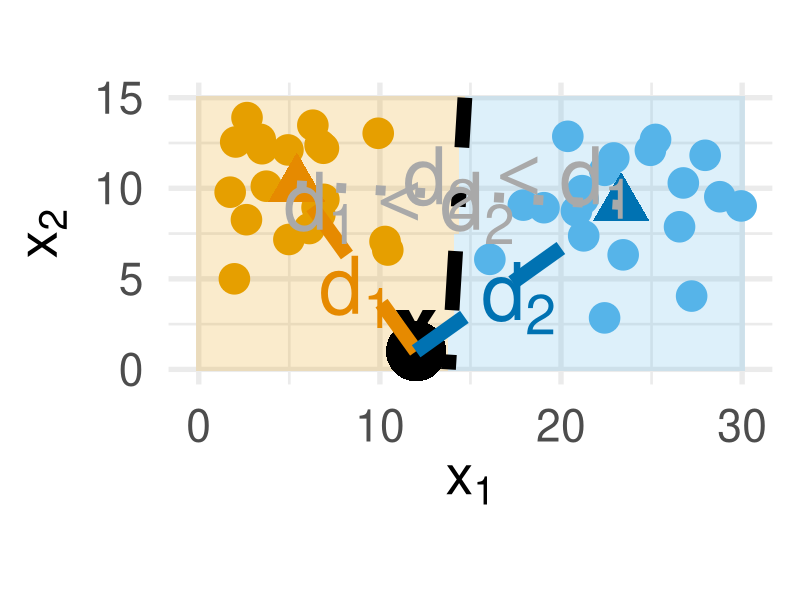
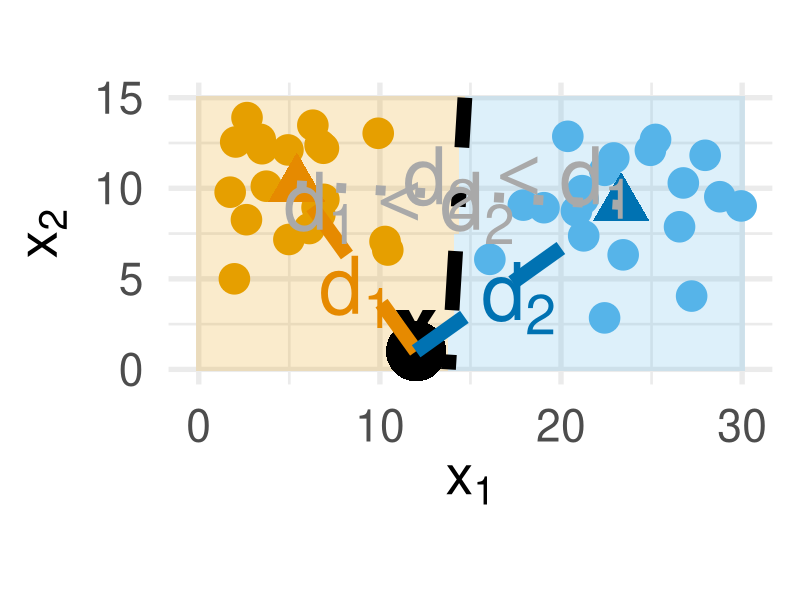

Source code (R) for these figures, in order:
# goal here is to visualize a nearest centroid classifier and its contour (Euclidian distance)
# by first generating two clusters, and plotting a the line of a new datapoint to each centroid.

set.seed(3)

library(ggplot2)
library(dplyr)

# OPTIONS
plot_width <- 20
plot_height <- 11
plot_dpi <- 300
line_size <- 5
base_size <- 40
point_size <- 10
new_point_size <- 20

# DATA
cluster_1 <- data.frame(x = rnorm(20, mean = 6, sd = 3.5), 
                        y = rnorm(20, mean = 10, sd = 3), 
                        class = 'Class 1')

cluster_2 <- data.frame(x = rnorm(20, mean = 24, sd = 3.5), 
                        y = rnorm(20, mean = 8, sd = 4), 
                        class = 'Class 2')

# data is both of our clusters together
data <- rbind(cluster_1, cluster_2)

centroid_1 <- colMeans(subset(data, class == 'Class 1')[, c('x', 'y')])
centroid_2 <- colMeans(subset(data, class == 'Class 2')[, c('x', 'y')])

new_point <- data.frame(x = 12, y = 1)

centroids <- data.frame(x = c(centroid_1['x'], centroid_2['x']), 
                        y = c(centroid_1['y'], centroid_2['y']), 
                        class = c('Class 1 Centroid', 'Class 2 Centroid'))

x_range <- seq(0, 30, length.out = 100)
y_range <- seq(0, 15, length.out = 100)
grid <- expand.grid(x = x_range, y = y_range)

grid <- grid %>%
  mutate(distance_to_centroid_1 = sqrt((x - centroid_1['x'])^2 + (y - centroid_1['y'])^2),
         distance_to_centroid_2 = sqrt((x - centroid_2['x'])^2 + (y - centroid_2['y'])^2),
         predicted_class = ifelse(distance_to_centroid_1 < distance_to_centroid_2, "Class 1", "Class 2"))

# calculates midpoint and orthogonal line for the decision boundary
midpoint <- data.frame(
  x = (centroid_1['x'] + centroid_2['x']) / 2,
  y = (centroid_1['y'] + centroid_2['y']) / 2
)
slope <- (centroid_2['y'] - centroid_1['y']) / (centroid_2['x'] - centroid_1['x'])
orthogonal_slope <- -1 / slope

# generate points for the orthogonal line
x1 <- midpoint$x - (midpoint$y / orthogonal_slope)
y1 <- 0
x2 <- midpoint$x + ((15 - midpoint$y) / orthogonal_slope)
y2 <- 15

# plotting: we want a) the data, b) the new datapoint x, c) the centroids, d) lines between centroid and x,
# e) a line between each centroid, f) an explicit decision boundary that is orthogonal to the the line between centroids
# and everything annotated!
p <- ggplot() +
  geom_tile(data = grid, aes(x = x, y = y, fill = predicted_class), alpha = 0.2) +
  geom_point(data = data, aes(x = x, y = y, color = class), size = point_size) +
  geom_point(data = centroids, aes(x = x, y = y, color = class), shape = 17, size = (point_size+4), show.legend = FALSE) +
  geom_point(data = new_point, aes(x = x, y = y), shape = 16, size = new_point_size, color = 'black') +
  annotate("text", x = new_point$x, y = new_point$y + 1.5, label = "x", fontface = "bold", size = base_size / 2, color = "black") +
  geom_segment(aes(x = new_point$x, y = new_point$y, xend = centroid_1['x'], yend = centroid_1['y']), 
               size = line_size, linetype = 'dashed', color = '#E68A00') +
  geom_segment(aes(x = new_point$x, y = new_point$y, xend = centroid_2['x'], yend = centroid_2['y']), 
               size = line_size, linetype = 'dashed', color = '#0072B2') +
  geom_segment(aes(x = centroid_1['x'], y = centroid_1['y'], xend = centroid_2['x'], yend = centroid_2['y']), 
               size = line_size / 1.5, linetype = 'dotted', color = 'darkgray') +
  geom_segment(aes(x = x1, y = y1, xend = x2, yend = y2),
               size = line_size, linetype = 'dotdash', color = 'black') +
  geom_text(data = NULL, aes(x = (new_point$x + centroid_1['x']) / 2, y = (new_point$y + centroid_1['y']) / 2 - 1.3, label = 'd[1]'), parse = TRUE, size = base_size/2, color = '#E68A00') +
  geom_text(data = NULL, aes(x = (new_point$x + centroid_2['x']) / 2, y = (new_point$y + centroid_2['y']) / 2 - 1.1, label = 'd[2]'), parse = TRUE, size = base_size/2, color = '#0072B2') +
  geom_text(aes(x = midpoint$x - 3.3, y = midpoint$y - 0.7, label = 'd[1] < d[2]'), parse = TRUE, size = base_size / 2, color = 'darkgray') +
  geom_text(aes(x = midpoint$x + 3.3, y = midpoint$y + 0.7, label = 'd[2] < d[1]'), parse = TRUE, size = base_size / 2, color = 'darkgray') +
  scale_color_manual(values = c('Class 1' = '#E69F00', 'Class 2' = '#56B4E9', 'Class 1 Centroid' = '#E68A00', 'Class 2 Centroid' = '#0072B2')) +
  scale_fill_manual(values = c('Class 1' = '#E69F00', 'Class 2' = '#56B4E9')) +
  theme_minimal(base_size = base_size) +
  theme(legend.position = "none", aspect.ratio = 0.5) +
  labs(x = expression(x[1]), y = expression(x[2]))

print(p)
ggsave("../figure/nearest_centroid_classifier.png", plot = p, width = plot_width, height = plot_height, dpi = plot_dpi)
